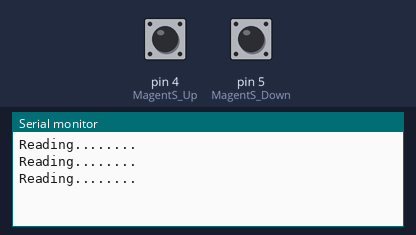
Simulated run of this sketch. Board: Arduino Uno, built with avr-gcc and run on an emulated ATmega328P. Shown: the last lines printed to the serial monitor. Inputs (shaded band) come from the test bench; at power-on: pin 4 (MagentS_Up) LOW, pin 5 (MagentS_Down) LOW.

Above: at 2.8 s.
2.9 s: pin 4 (MagentS_Up) pulled HIGH for 1.2 s
At 3.8 s:
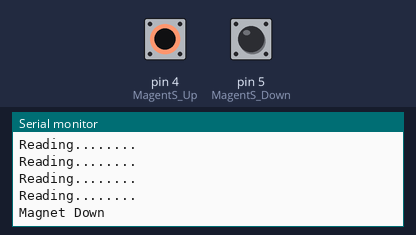
5.6 s: pin 5 (MagentS_Down) pulled HIGH for 1.2 s
At 6.8 s:
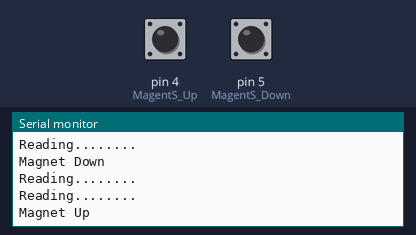

Measured:
- after the input at 2.9 s, the serial monitor: prints a new line after 0.10 s (image 1)
- after the input at 5.6 s, the serial monitor: prints a new line after 0.40 s (image 2)

The sketch:

magnetic_S.ino
```cpp
#define MagentS_Up 4
#define MagentS_Down 5

//#define Solonoid 24
//
//#define Relay1 22

void setup() {
  // put your setup code here, to run once:
  pinMode(MagentS_Up, INPUT);
  pinMode(MagentS_Down, INPUT);
//  pinMode(Relay1, OUTPUT);
//  pinMode(Solonoid, OUTPUT);
  Serial.begin(115200);

}

void loop() {
  // put your main code here, to run repeatedly:
  Serial.println("Reading........");

  if (digitalRead(MagentS_Up) == HIGH){
    Serial.println("Magnet Down");
  }

  if (digitalRead(MagentS_Down) == HIGH){
    Serial.println("Magnet Up");
  }

  delay(1000);

//  if( digitalRead(ReedUp) == 1 ){
//    Serial.println("UP_HIGH");
//  }
//  else{
//    Serial.println("UP_LOW");
//  }
//
//  if( digitalRead(ReedDown) == 1 ){
//    Serial.println("Down_HIGH");
//  }
//  else{
//    Serial.println("Down_LOW");
//  }

//  digitalWrite(Relay1, HIGH);
//  Serial.println("HIGH");
//  delay(4000);
//  digitalWrite(Relay1, LOW);
//  Serial.println("LOW");
//  delay(4000);

}
```
